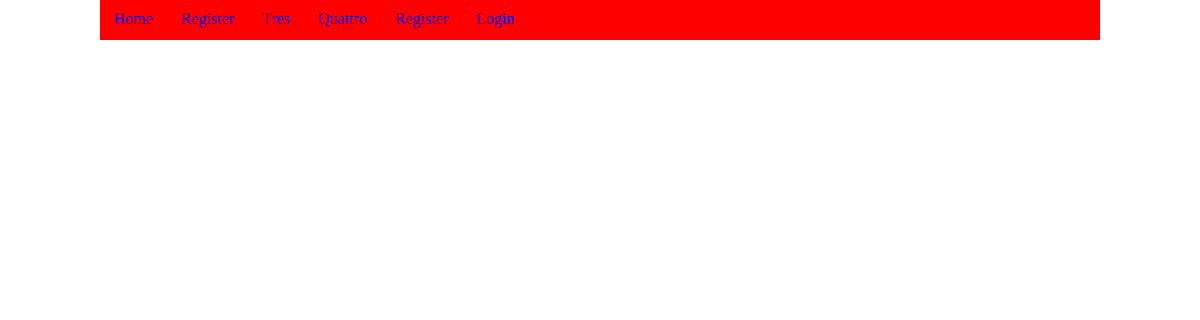
The app's page /?p=My first post, older data.
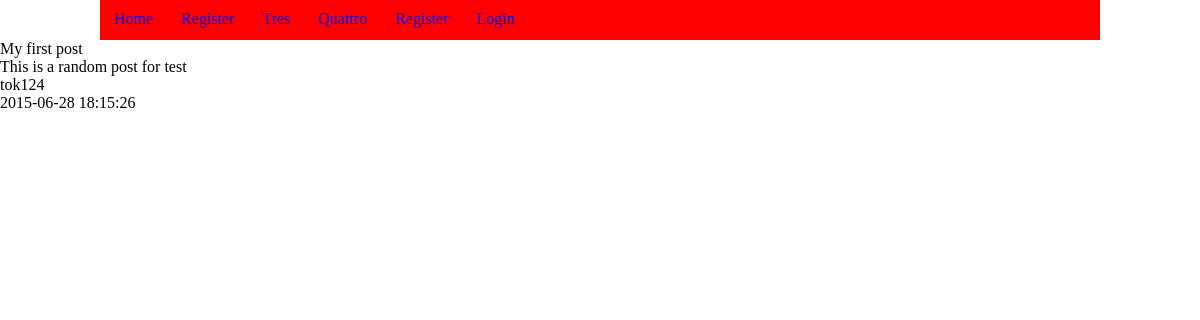
The same page, newer data.
### tables this page shows
CREATE TABLE IF NOT EXISTS `posts` (
  `id` int(10) unsigned NOT NULL AUTO_INCREMENT,
  `title` varchar(50) NOT NULL DEFAULT '0',
  `content` longtext NOT NULL,
  `username` varchar(50) NOT NULL DEFAULT '0',
  `topic_name` varchar(50) NOT NULL DEFAULT '0',
  `post_date` timestamp NOT NULL DEFAULT CURRENT_TIMESTAMP,
  PRIMARY KEY (`id`)
);

### index.php (called while the page is built, shortened)
<?php
include('includes/head.php');
include('includes/nav.php');
include('includes/body.php');
include('includes/foot.php');
?>

### pages/content.php (the view, shortened to what this page needs)
<?php
include('config/db_config.php');
$conn = mysqli_connect($dbhost, $dbuser, $dbpass, $dbname);
$page = $_GET['p'];
$sql = "SELECT * FROM posts WHERE title='$page'";
$result = $conn->query($sql);
if ($result->num_rows > 0) {
    while($row = $result->fetch_assoc()) {
		$title = $row['title'];
		$content = $row['content'];
		$user = $row['username'];
		$date = $row['post_date'];
		echo $title . "<br>";
		echo $content . "<br>";
		echo $user . "<br>";
		echo $date . "<br>";
    }
} else {
    echo "0 results";
}
?>

### includes/head.php (shortened to what this page needs)
<!DOCTYPE html>
<html>
<head lang="enUS">
<link rel="stylesheet" type="text/css" href="css/main.css">
</head>
<body>

### includes/nav.php (shortened to what this page needs)
<nav>
	<ul>
		<li><a href="?p=home">Home</a></li>
		<li><a href="?p=register">Register</a></li>
		<li><a href="#">Tres</a></li>
		<li><a href="#">Quattro</a></li>
		<li><a href="#">Register</a></li>
		<li><a href="#" class="login">Login</a></li>
	</ul>
</nav>

### includes/body.php (shortened to what this page needs)
<?php
$page = $_GET['p'];
include('config/db_config.php');
$conn = mysqli_connect($dbhost, $dbuser, $dbpass, $dbname);
$sql = "SELECT title FROM posts WHERE title ='$page'";
$result = $conn->query($sql);
if ($result->num_rows > 0) {
    while($row = $result->fetch_assoc()) {
		$title = $row['title'];
    }
} else {
}
if($page == $title) {
	include('pages/content.php');
}
?>

### css/main.css (style rules this page uses)
body { margin: 0; padding: 0; }
nav { width:1000px; height:40px; background-color:red; margin:auto; }
nav ul { margin:0; padding:0; list-style:none; }
nav ul li { float:left; }
nav ul li a { padding:10px 14px; display:block; }
a { text-decoration:none; }

Row changes from the older to the newer data that the page shows:
added posts: title "My first post", content "This is a random post for test", username "tok124", post_date "2015-06-28 18:15:26"
